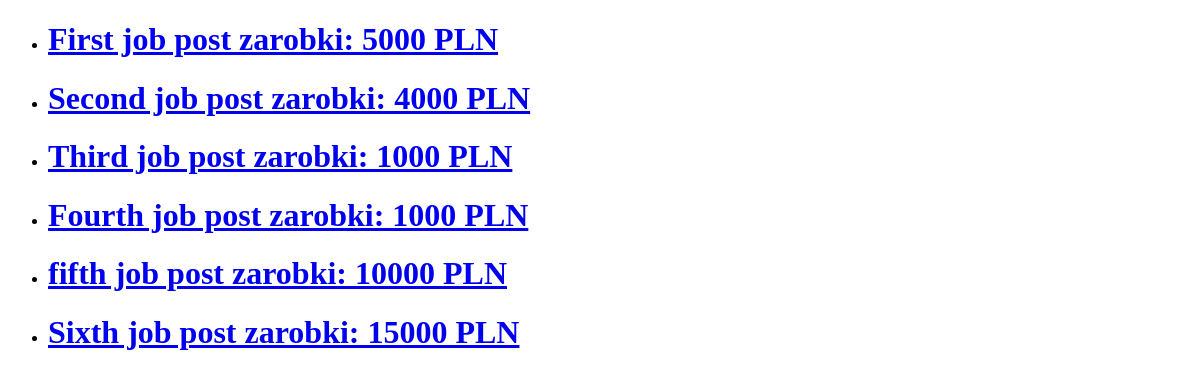
Before: / with the older database file.
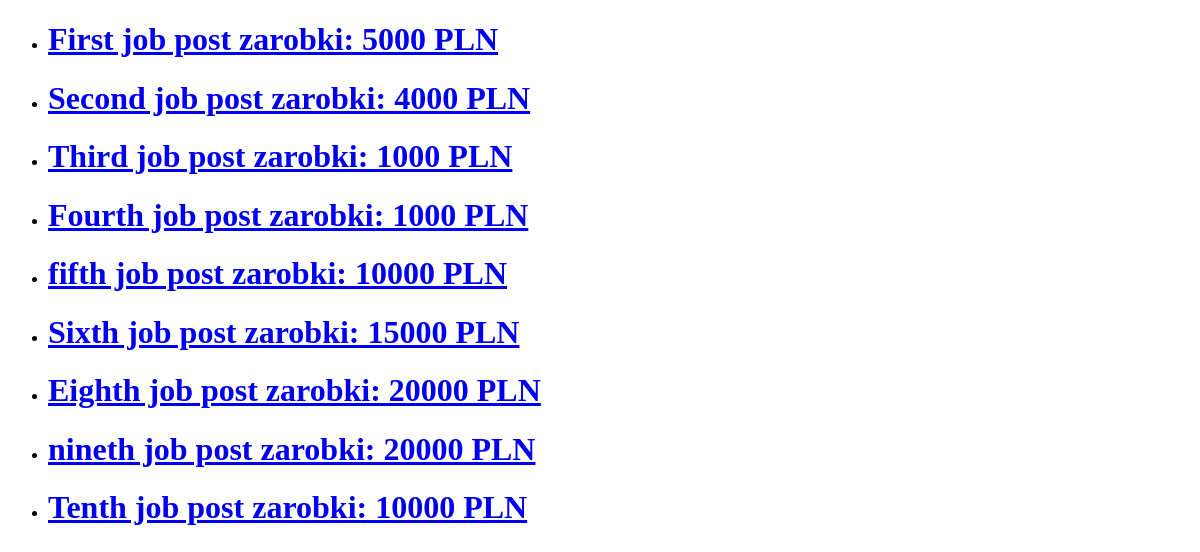
After: the same page with the newer database file.
### app/models.py (models this page shows, shortened)
class JobPost(models.Model):
    title = models.CharField(max_length=200, default='')
    description = models.CharField(max_length=200, default='')
    date = models.DateTimeField(auto_now_add=True)
    expiry = models.DateField(null=True)
    salary = models.IntegerField()
    slug = models.SlugField(null=True, unique = True)
    location = models.OneToOneField(Location,on_delete = models.CASCADE, null = True)
    author = models.ForeignKey(Author, on_delete=models.CASCADE, null=True)
    skills = models.ManyToManyField(Skills)
    def __str__(self):
        return f'{self.title} zarobki: {self.salary} PLN'

### app/views.py (the view)
# urls.py: path('',views.job_list,name='jobs_home'),
def job_list(request):
    job_list = JobPost.objects.all()
    context = {'jobs':job_list,}
    return render(request, 'app/job_list.html', context)

### app/templates/app/job_list.html (shortened to what this page needs)
<!DOCTYPE html>
<html lang="en">
<head>
</head>
<body>
<ul>
    {% for j in jobs %}
        <li>
            <h1><a href="{% url 'job_detail' j.id %}">{{j}}</a></h1>
        </li>
    {% endfor %}
</ul>
</body>
</html>

Changed rows visible on the page:
added JobPost: title+salary "Eighth job post zarobki: 20000 PLN"
added JobPost: title+salary "nineth job post zarobki: 20000 PLN"
added JobPost: title+salary "Tenth job post zarobki: 10000 PLN"
